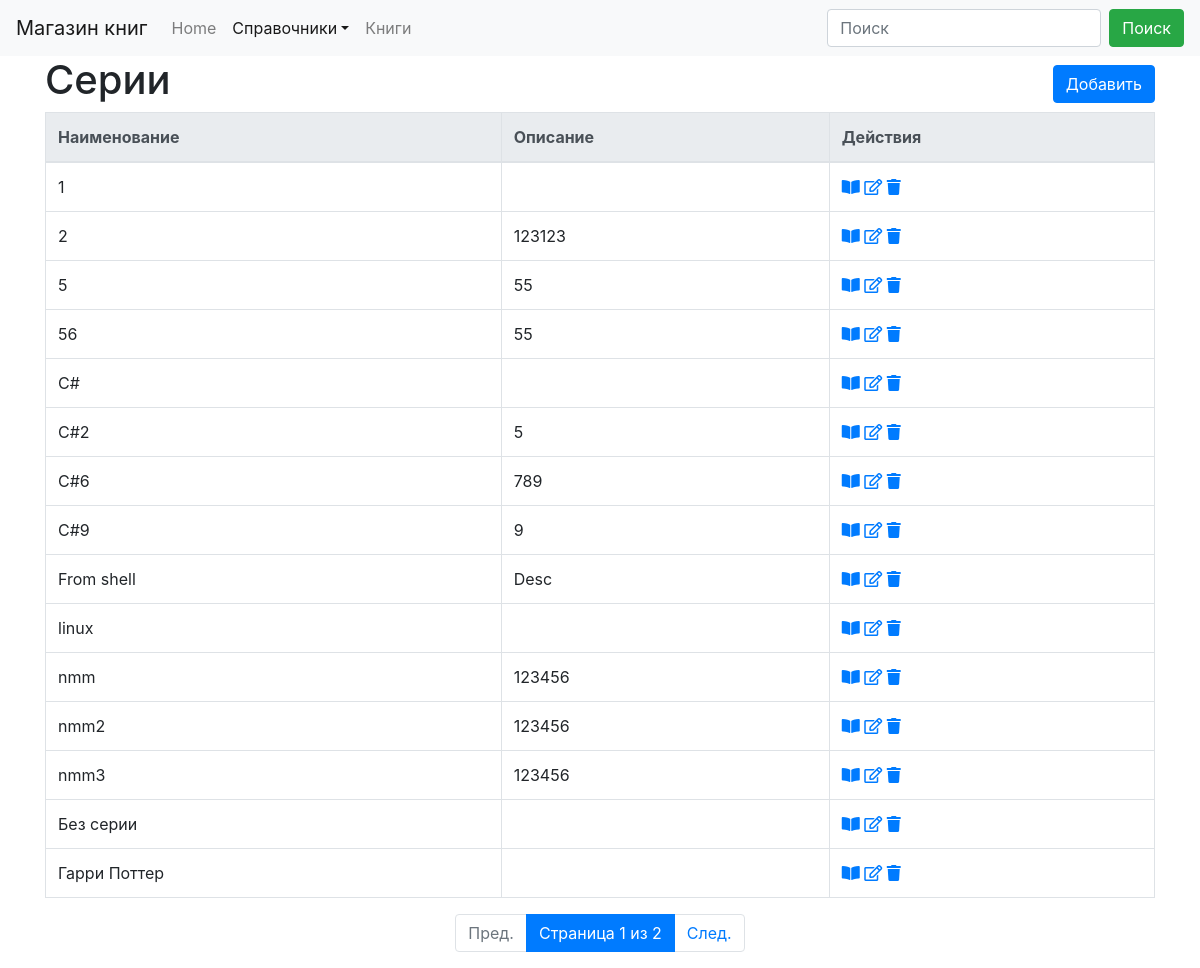
Page /ref/serie/ on the earlier database version.
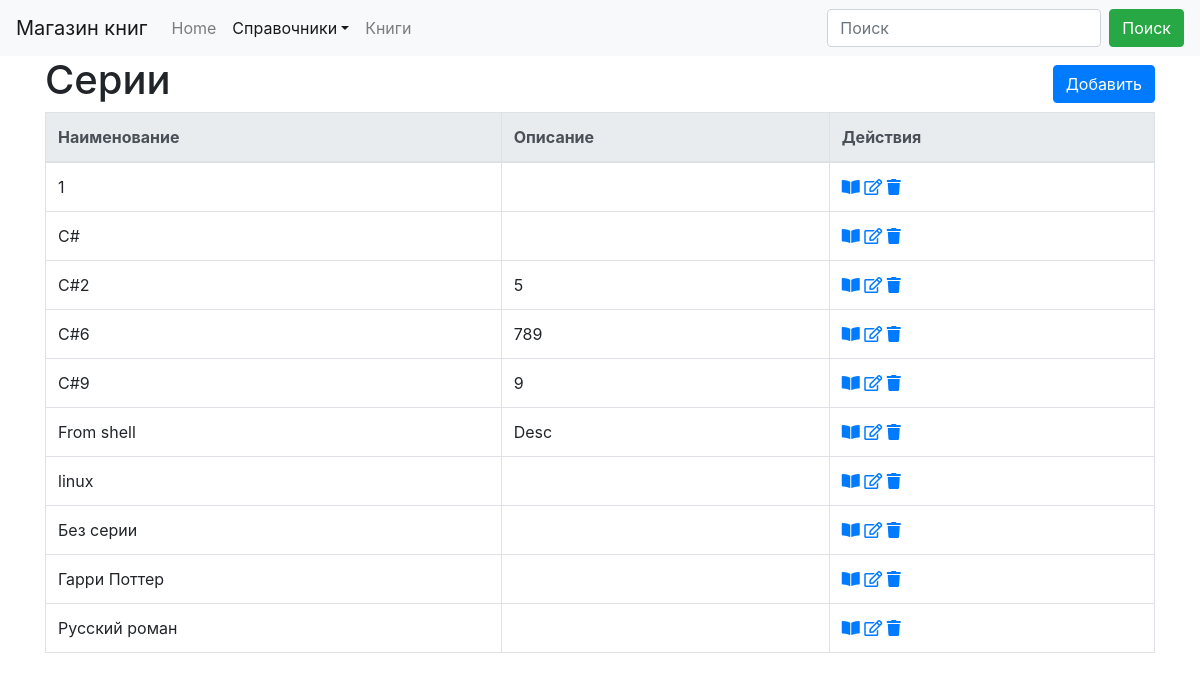
Same page on the later database version.
### dimensionsapp/models.py (models this page shows, shortened)
class Dimension(models.Model):
    name = models.CharField("Наименование", max_length=50, unique=True)
    description = models.TextField("Описание", blank=True, )
    class Meta:
        abstract = True
        ordering = ['name']

class Serie(Dimension):
    class Meta(Dimension.Meta):
        verbose_name = 'серия'
        verbose_name_plural = 'серии'

### dimensionsapp/views.py (the view)
# urls.py: path('serie/', SerieListView.as_view(), name='serie_list'),
class SerieListView(ListViewFilter):
    model = Serie

### dimensionsapp/form.py
class SearchForm(forms.Form):
    search = forms.CharField(label='Наименование', required=False)

### dimensionsapp/views.py (called while the page is built)
    def get_context_data(self, *, object_list=None, **kwargs):
        context = super().get_context_data(**kwargs)
        if 'search' in self.request.GET:
            context['form'] = self.form({'search': self.request.GET['search']})
            context['search_string'] = self.request.GET['search']
        else:
            context['form'] = self.form()
        return context

    def get_queryset(self):
        qs = super().get_queryset()
        if 'search' in self.request.GET and self.request.GET['search'] != '':
            name = self.request.GET['search']
            qs = qs.filter(name__istartswith=name)
        return qs

### dimensionsapp/templates/dimensionsapp/serie_list.html (shortened to what this page needs)
{% extends 'dimension_list.html' %}
{% block header %}
        <H1>Серии</H1>
    {% endblock %}
{% block create_ankor%}{% url 'serie_create' %}{% endblock %}
{% block  url_view%}{% url 'serie_detail' object.pk%}{% endblock %}
{% block  url_edit%}{% url 'serie_update' object.pk%}{% endblock %}
{% block  url_delete%}{% url 'serie_delete' object.pk%}{% endblock %}

### templates/dimension_list.html (shortened to what this page needs)
{% extends 'base.html' %}
{% load static %}
{% load crispy_forms_tags %}
{% block navbar %}
    {% include 'navbar.html' with search_tag="search" active="dimension"%}
{% endblock %}
{% block body %}
    <div class="container">
        <div class="row align-items-center">
            <div class="col-auto">
                {% block header %}{% endblock %}
            </div>
            <div class="col text-right" >
                    {% block create %}
                    <a href="{% block create_ankor %}{{ object_list.model.get_create_url }}{% endblock %}" class="btn btn-primary my-1" >Добавить</a>
                    {% endblock %}
            </div>
        </div>
        <table class="table table-bordered">
            {% block dimension_list %}
                <thead class="thead-light">
                    <tr>
                        {% block list_header %}
                            <th>Наименование</th>
                            <th>Описание</th>
                        {% endblock %}
                        <th>Действия</th>
                    </tr>
                </thead>
                <tbody>
                    {% for object in object_list %}
                        <tr>
                        {% block list_element %}
                            <td>{{ object.name }}</td>
                            <td>{{  object.description }}</td>
                        {% endblock %}
                            <td>
                                <a href="{% block  url_view%}{{ object.get_detail_url }}{% endblock %}" title="Посмотреть"><i class="fas fa-book-open"></i></a>
                                <a href="{% block  url_edit%}{{ object.get_update_url }}{% endblock %}" title="Править"><i class="far fa-edit"></i></a>
                                <a href="{% block  url_delete%}{{ object.get_delete_url }}{% endblock %}" title="Удалить"><i class="fas fa-trash"></i></a>
                            </td>
                        </tr>
                    {% endfor %}
                </tbody>
            {% endblock %}
        </table>
        {% block paginator %}
        {% if is_paginated %}
            <ul class="pagination  justify-content-center">
                {% if page_obj.has_previous %}
                    <li class="page-item">
                        <a href="?page={{ page_obj.previous_page_number }}" class="page-link">Пред.</a>
                    </li>
                {% else %}
                    <li class="page-item disabled">
                        <a href="#" tabindex="-1" class="page-link">Пред.</a>
                    </li>
                {% endif %}
                <li class="page-item active">
                    <span class="page-link"> Страница {{ page_obj.number }} из {{ page_obj.paginator.num_pages }}</span>
                </li>
                {% if page_obj.has_next %}
                    <li class="page-item">
                        <a href="?page={{ page_obj.next_page_number }}" class="page-link">След.</a>
                    </li>
                {% else %}
                    <li class="page-item disabled">
                        <a href="#" tabindex="-1" class="page-link">След.</a>
                    </li>
                {% endif %}
            </ul>
        {% endif %}
        {% endblock paginator%}
    </div>
{% endblock body %}

Differences in the rows shown:
removed Serie: name "2", description "123123"
removed Serie: name "5", description "55"
removed Serie: name "56", description "55"
removed Serie: name "nmm", description "123456"
removed Serie: name "nmm2", description "123456"
removed Serie: name "nmm3", description "123456"
now on this page (row unchanged): Serie: name "Русский роман"
Other differences:
{{ page_obj.number }}: "1" → (not shown)
{{ page_obj.paginator.num_pages }}: "2" → (not shown)
text no longer shown: "Пред. Страница из След."
